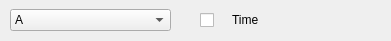
<?xml version="1.0" encoding="UTF-8"?>
<ui version="4.0">
 <class>Reader</class>
 <widget class="QWidget" name="Reader">
  <property name="geometry">
   <rect>
    <x>0</x>
    <y>0</y>
    <width>391</width>
    <height>41</height>
   </rect>
  </property>
  <property name="windowTitle">
   <string>Form</string>
  </property>
  <property name="layoutDirection">
   <enum>Qt::LeftToRight</enum>
  </property>
  <widget class="QWidget" name="horizontalLayoutWidget">
   <property name="geometry">
    <rect>
     <x>10</x>
     <y>0</y>
     <width>161</width>
     <height>41</height>
    </rect>
   </property>
   <layout class="QHBoxLayout" name="horizontalLayout">
    <item>
     <widget class="QComboBox" name="comboBox">
      <item>
       <property name="text">
        <string>A</string>
       </property>
      </item>
      <item>
       <property name="text">
        <string>B</string>
       </property>
      </item>
      <item>
       <property name="text">
        <string>C</string>
       </property>
      </item>
      <item>
       <property name="text">
        <string>D</string>
       </property>
      </item>
      <item>
       <property name="text">
        <string>E</string>
       </property>
      </item>
     </widget>
    </item>
   </layout>
  </widget>
  <widget class="QWidget" name="verticalLayoutWidget">
   <property name="geometry">
    <rect>
     <x>200</x>
     <y>0</y>
     <width>181</width>
     <height>41</height>
    </rect>
   </property>
   <layout class="QVBoxLayout" name="verticalLayout">
    <item>
     <widget class="QCheckBox" name="checkBox">
      <property name="text">
       <string>    Time</string>
      </property>
     </widget>
    </item>
   </layout>
  </widget>
 </widget>
 <resources/>
 <connections>
  <connection>
   <sender>comboBox</sender>
   <signal>currentIndexChanged(int)</signal>
   <receiver>Reader</receiver>
   <slot>ComboBoxChanged(int)</slot>
   <hints>
    <hint type="sourcelabel">
     <x>97</x>
     <y>33</y>
    </hint>
    <hint type="destinationlabel">
     <x>87</x>
     <y>86</y>
    </hint>
   </hints>
  </connection>
  <connection>
   <sender>checkBox</sender>
   <signal>stateChanged(int)</signal>
   <receiver>Reader</receiver>
   <slot>CheckBoxChanged(int)</slot>
   <hints>
    <hint type="sourcelabel">
     <x>273</x>
     <y>33</y>
    </hint>
    <hint type="destinationlabel">
     <x>271</x>
     <y>97</y>
    </hint>
   </hints>
  </connection>
 </connections>
 <slots>
  <signal>changeListByClass(int)</signal>
  <signal>changeListByTime(int)</signal>
  <slot>ComboBoxChanged(int)</slot>
  <slot>CheckBoxChanged(int)</slot>
 </slots>
</ui>
